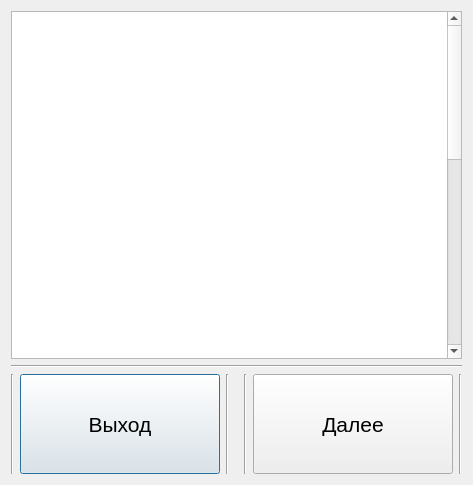
<?xml version="1.0" encoding="UTF-8"?>
<ui version="4.0">
 <class>WelcomeWindow</class>
 <widget class="QDialog" name="WelcomeWindow">
  <property name="geometry">
   <rect>
    <x>0</x>
    <y>0</y>
    <width>473</width>
    <height>485</height>
   </rect>
  </property>
  <property name="windowTitle">
   <string>MNPPhoneAnalyzer | Добро пожаловать</string>
  </property>
  <layout class="QVBoxLayout" name="verticalLayout">
   <item>
    <widget class="QTextBrowser" name="welcomeBrowser">
     <property name="html">
      <string>&lt;!DOCTYPE HTML PUBLIC &quot;-//W3C//DTD HTML 4.0//EN&quot; &quot;http://www.w3.org/TR/REC-html40/strict.dtd&quot;&gt;
&lt;html&gt;&lt;head&gt;&lt;meta name=&quot;qrichtext&quot; content=&quot;1&quot; /&gt;&lt;style type=&quot;text/css&quot;&gt;
p, li { white-space: pre-wrap; }
&lt;/style&gt;&lt;/head&gt;&lt;body style=&quot; font-family:'MS Shell Dlg 2'; font-size:8.25pt; font-weight:400; font-style:normal;&quot;&gt;
&lt;p align=&quot;center&quot; style=&quot; margin-top:12px; margin-bottom:12px; margin-left:0px; margin-right:0px; -qt-block-indent:0; text-indent:0px;&quot;&gt;&lt;span style=&quot; font-family:'Tahoma'; font-size:14pt; font-weight:600; color:#ffffff;&quot;&gt;Добро пожаловать в приложение &amp;quot;MNPPhoneAnalyzer&amp;quot;!&lt;/span&gt;&lt;/p&gt;
&lt;p align=&quot;justify&quot; style=&quot; margin-top:12px; margin-bottom:12px; margin-left:0px; margin-right:0px; -qt-block-indent:0; text-indent:50px;&quot;&gt;&lt;span style=&quot; font-family:'Tahoma'; font-size:12pt; color:#ffffff;&quot;&gt;В связи с вступлением в силу с &lt;/span&gt;&lt;span style=&quot; font-family:'Tahoma'; font-size:12pt; font-weight:600; font-style:italic; color:#ffffff;&quot;&gt;01.12.2013г.&lt;/span&gt;&lt;span style=&quot; font-family:'Tahoma'; font-size:12pt; color:#ffffff;&quot;&gt; закона &lt;/span&gt;&lt;span style=&quot; font-family:'Tahoma'; font-size:12pt; font-weight:600; font-style:italic; color:#ffffff;&quot;&gt;&amp;quot;Об отмене мобильного рабства&amp;quot;&lt;/span&gt;&lt;span style=&quot; font-family:'Tahoma'; font-size:12pt; color:#ffffff;&quot;&gt; абоненты мобильных операторов получили возможность менять оператора мобильной связи без изменения номера телефона. Многие операторы предоставляют возможность льготных или бесплатных  вызовов внутри сети. С помощью данного приложение вы можете не только узнать, какому оператору мобильной связи принадлежит номер телефона, но и получить краткий исследовательский отчет (с диаграммой), отражающий общую картину смены операторов в указанном диапазоне номеров телефонов.&lt;/span&gt;&lt;/p&gt;
&lt;p align=&quot;justify&quot; style=&quot; margin-top:12px; margin-bottom:12px; margin-left:0px; margin-right:0px; -qt-block-indent:0; text-indent:50px;&quot;&gt;&lt;span style=&quot; font-family:'Tahoma'; font-size:12pt; color:#ffffff;&quot;&gt;Для того, чтобы начать работу с приложением, нажмите кнопку &amp;quot;Далее&amp;quot;, затем &lt;/span&gt;&lt;span style=&quot; font-family:'Tahoma'; font-size:12pt; font-weight:600; font-style:italic; color:#ffffff;&quot;&gt;выберите исследуемого оператора&lt;/span&gt;&lt;span style=&quot; font-family:'Tahoma'; font-size:12pt; color:#ffffff;&quot;&gt;, &lt;/span&gt;&lt;span style=&quot; font-family:'Tahoma'; font-size:12pt; font-weight:600; font-style:italic; color:#ffffff;&quot;&gt;укажите диапазон исследуемых номеров&lt;/span&gt;&lt;span style=&quot; font-family:'Tahoma'; font-size:12pt; color:#ffffff;&quot;&gt;, после чего перейдите на следующую форму показа результатов работы приложения, не забывая нажать кнопку &amp;quot;Старт&amp;quot;. Одним из результатов работы приложения является отображение таблицы с исследуемыми номерами, которая показывает номера телефонов, название операторов мобильной связи, а также регион, в котором зарегистрирован номер. В приложении представлена возможность получить данный отчет (в более детальной форме) на адрес электронной почты, а также идентичный отчет, но уже с диаграммой, отражающей относительную долю (в %) представленных в выборке операторов мобильной связи. &lt;/span&gt;&lt;span style=&quot; font-size:12pt; color:#ffffff;&quot;&gt; &lt;/span&gt;&lt;/p&gt;
&lt;p align=&quot;justify&quot; style=&quot; margin-top:12px; margin-bottom:12px; margin-left:0px; margin-right:0px; -qt-block-indent:0; text-indent:50px;&quot;&gt;&lt;span style=&quot; font-family:'Tahoma'; font-size:12pt; color:#ffffff;&quot;&gt;Рассмотрим пример - исследуемый оператор - &amp;quot;&lt;/span&gt;&lt;span style=&quot; font-family:'Tahoma'; font-size:12pt; font-weight:600; color:#ffffff;&quot;&gt;Мегафон&lt;/span&gt;&lt;span style=&quot; font-family:'Tahoma'; font-size:12pt; color:#ffffff;&quot;&gt;&amp;quot;, исследуемый диапазон номеров - &amp;quot;&lt;/span&gt;&lt;span style=&quot; font-family:'Tahoma'; font-size:12pt; font-weight:600; color:#ffffff;&quot;&gt;+79260000000 - +79260004659&lt;/span&gt;&lt;span style=&quot; font-family:'Tahoma'; font-size:12pt; color:#ffffff;&quot;&gt;&amp;quot;, у некоторых номеров из этого диапазона изменился оператор мобильной связи. В кратком отчете будет отражен факт смены оператора, а в диаграмме (и в кратком отчете) будет представлена общая картина, отражающая количество различных операторов в исследуемом диапазоне номеров.&lt;/span&gt;&lt;/p&gt;
&lt;p align=&quot;justify&quot; style=&quot; margin-top:12px; margin-bottom:12px; margin-left:0px; margin-right:0px; -qt-block-indent:0; text-indent:50px;&quot;&gt;&lt;span style=&quot; font-family:'Tahoma'; font-size:12pt; font-weight:696; font-style:italic; text-decoration: underline; color:#ffffff;&quot;&gt;Обращаем Ваше внимание на то, что краткий отчет (в том числе с диаграммной) формируется в режиме реального времени!&lt;/span&gt;&lt;/p&gt;&lt;/body&gt;&lt;/html&gt;</string>
     </property>
    </widget>
   </item>
   <item>
    <widget class="Line" name="line_4">
     <property name="orientation">
      <enum>Qt::Horizontal</enum>
     </property>
    </widget>
   </item>
   <item>
    <layout class="QHBoxLayout" name="horizontalLayout">
     <item>
      <widget class="Line" name="line">
       <property name="orientation">
        <enum>Qt::Vertical</enum>
       </property>
      </widget>
     </item>
     <item>
      <widget class="QPushButton" name="quitButton">
       <property name="minimumSize">
        <size>
         <width>200</width>
         <height>100</height>
        </size>
       </property>
       <property name="font">
        <font>
         <family>Tahoma</family>
         <pointsize>16</pointsize>
        </font>
       </property>
       <property name="text">
        <string>Выход</string>
       </property>
      </widget>
     </item>
     <item>
      <widget class="Line" name="line_2">
       <property name="orientation">
        <enum>Qt::Vertical</enum>
       </property>
      </widget>
     </item>
     <item>
      <spacer name="horizontalSpacer">
       <property name="orientation">
        <enum>Qt::Horizontal</enum>
       </property>
       <property name="sizeHint" stdset="0">
        <size>
         <width>40</width>
         <height>20</height>
        </size>
       </property>
      </spacer>
     </item>
     <item>
      <widget class="Line" name="line_3">
       <property name="orientation">
        <enum>Qt::Vertical</enum>
       </property>
      </widget>
     </item>
     <item>
      <widget class="QPushButton" name="nextButton">
       <property name="minimumSize">
        <size>
         <width>200</width>
         <height>100</height>
        </size>
       </property>
       <property name="font">
        <font>
         <family>Tahoma</family>
         <pointsize>16</pointsize>
        </font>
       </property>
       <property name="text">
        <string>Далее</string>
       </property>
      </widget>
     </item>
     <item>
      <widget class="Line" name="line_5">
       <property name="orientation">
        <enum>Qt::Vertical</enum>
       </property>
      </widget>
     </item>
    </layout>
   </item>
  </layout>
 </widget>
 <resources/>
 <connections/>
</ui>
